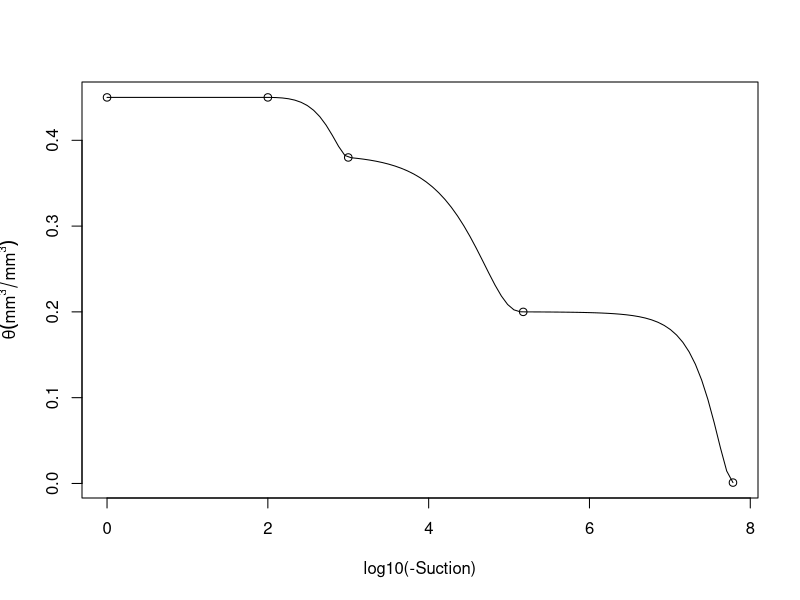
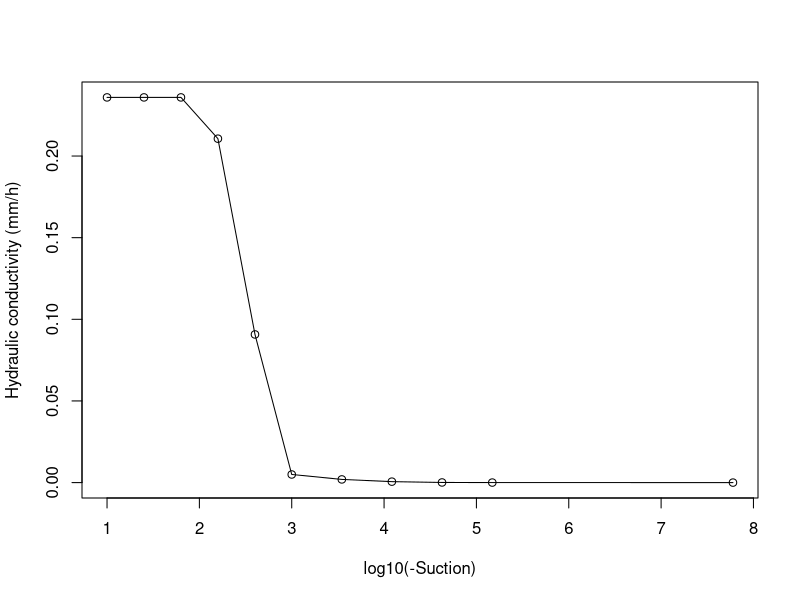

Reproduce these figures in R, in order.
## ---- chunk 1
rm(list = ls())
################
# define functions used 
######################

calc_HC <- function(cf, xf, rr, np){
  #function to calculate hydraulic conductivity from cf xf
  
  # create a dataframe 
  df <- cbind.data.frame(rep(cf, length(rr)),rr,rep(xf, length(rr)), np)
  volumetricFlow <- apply(df, 1, function(x){
    aa <-as.numeric(x)
    # vp <- cf* r^xf * np
    y <- aa[1]*(aa[2]^aa[3])*aa[4]
    y
  })
  poreCapillarity <- volumetricFlow/1e6*3600
  kthetas <- cumsum(rev(poreCapillarity))
  out <- data.frame('meanPoreRadius' = rr, 
                    'No_of_Pores' = np,
                    'PoreCapillarity' = poreCapillarity,
                    'HydraulicConductivity' = rev(kthetas))
  return(out)
}

optimCFXF <- function(cfxf, rr, np, ksat){
  # function to be optimised to obtain best xf and cf values
  cf <- cfxf[1]
  xf <- cfxf[2]
  # create a dataframe 
  df <- cbind.data.frame(rep(cf, length(rr)),rr,rep(xf, length(rr)), np)
  volumetricFlow <- apply(df, 1, function(x){
    aa <-as.numeric(x)
    # vp <- cf* r^xf * np
    y <- aa[1]*(aa[2]^aa[3])*aa[4]
    y
  })
  poreCapillarity <- volumetricFlow/1e6*3600
  kcalc_sat <- sum(poreCapillarity)
  out <- abs(ksat-kcalc_sat)
  return(out)
}

############################
# 1. model structure
# Pore characteristics, each profile layer contains 11 pore cohorts where similar sized pores are grouped together, with indices 0-9
# Dw is set when model processes
# model requires water contents at saturation, air-entry water potential head, drained upper limit, lower limit, and air dry
# theta at matric potential 0, variable (between -10 ~ -1000), -1000, -150000, -6.0E7 mm

# there are 10 pore cohorts per layer
# diameters of the boundaries for the 10 pore cohorts
poreBoundaries <- poreDiameterUpper <- c(3000, 1194, 475, 189, 75, 30, 8.6, 2.47, 0.707, 0.202, 0.0005)
poreDiameterLower <- c(poreDiameterUpper[2:11], 0)


# matric potential corresponding to SAT, DUL, LL, oven dry (mm)
# if no hbub data, assume it from the high sand soil in Brown 2018
# thetaS saturation was assumed the same as hbub

mPotential <- -c(1,10, 1000, 150000, 6.09E7)

## ---- chunk 2
###general set up ------------
# get the soil attributes 
# (This is based on SoilSet 4592 for KParamFit (https://github.com/HamishBrownPFR/WEIRDO/blob/master/KParamFit.ipynb), no data for theta at AirDry, using 0.001 to ensure positive waterRetentionCurve)
#'SAT','wchBub','DUL', 'LL15',  'AirDry'
thetas <- c(0.45, 0.45, 0.38, 0.20, 0.001)

#setting psibub here
psibub <- -100


## ---- chunk 3
mPotential[2] <- psibub

# get water potential at pore boundaries
psiBoundary <- -30000/poreBoundaries

# get the mean pore radii of pore cohort
rr <- (poreDiameterUpper+poreDiameterLower)/4

####################
# fit hermite splines to soil-water characteristic and the conductivity curve
######################
# fit the 5-point hermite spline 
waterRetentionC <- splinefun(x = mPotential, y = thetas, method = 'monoH.FC')

# get thetas at pore boundaries using the fitted spline
thetas.upperBound <- waterRetentionC(psiBoundary)
thetas.lowerBound <- c(thetas.upperBound[2:11],0)
# get the water volume in each pore cohort
waterVolumePore <- thetas.upperBound-thetas.lowerBound

# calculate number of pores in each pore cohort
numbersPore <- waterVolumePore/((pi * rr^2)/10^12)

# The hydraulic-flow model (Aryal et al. 1999 implemented in Brown et al. 2018)
# to derive Cf and Xf

cfxf <- optim(c(5e-12, 3.5), optimCFXF, rr = rr, np = numbersPore, ksat = 0.2359)
while (cfxf$value != 0){
  cfxf <- optim(cfxf$par, optimCFXF, rr = rr, np = numbersPore, ksat = 0.2359)
}
cfxf <- cfxf$par

cfxf
## ---- chunk 4
# plot the spline to inspect
plot(log10(-mPotential), thetas, xlab = 'log10(-Suction)', 
     ylab = expression(theta*("mm"^3/'mm'^3)))
curve(waterRetentionC(-10^x, deriv = 0), add = T)
## ---- chunk 5

# plot hydraulic conductivity
df.hc <- calc_HC(cfxf[1], cfxf[2], rr, numbersPore)
plot(log10(-psiBoundary), df.hc$HydraulicConductivity, xlab = 'log10(-Suction)', 
     ylab = 'Hydraulic conductivity (mm/h)')
lines(log10(-psiBoundary), df.hc$HydraulicConductivity)

